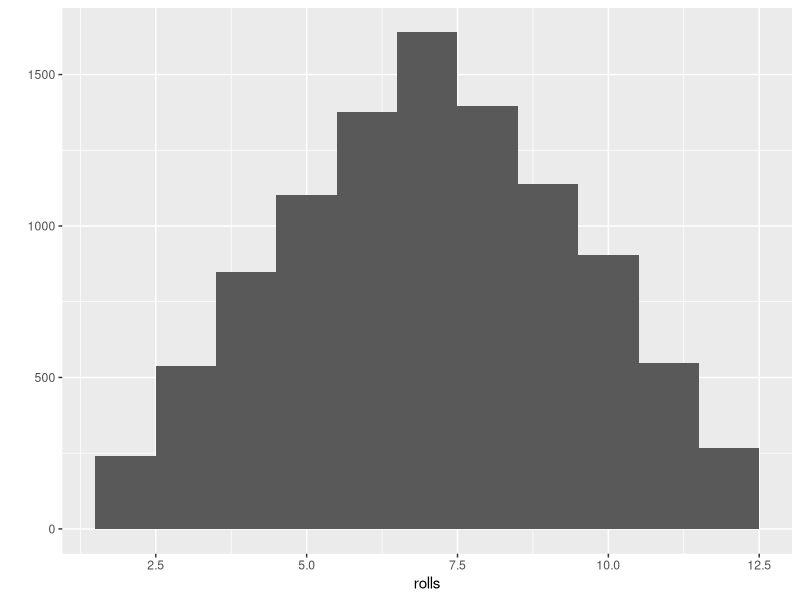
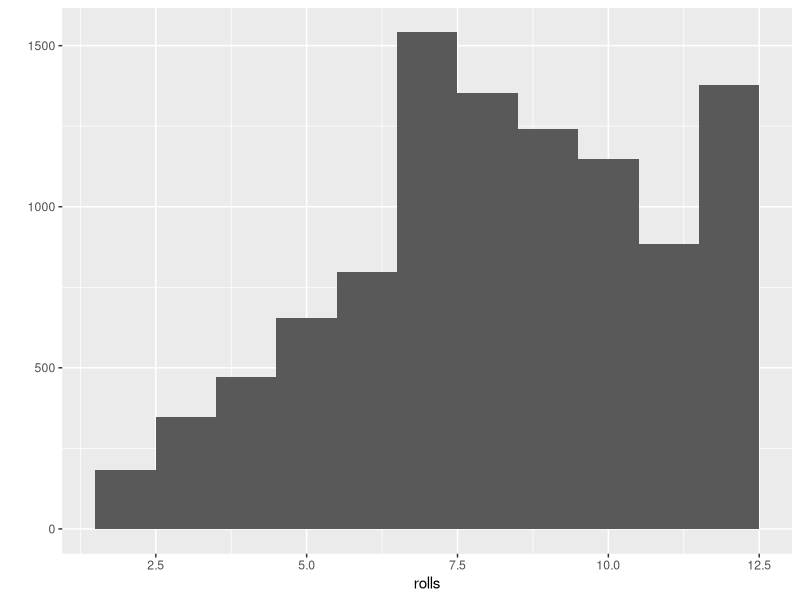

Here is the R script that generated these plots, in order:
## ---- chunk 1
roll <- function(){
  
  # create a die
  
  die <- 1:6
  
  # roll the dice by making use of sample. We roll two dice, therefore size has to be equal to 2
  # note that we need to set replace to TRUE because both dice should be able to show all possible
  # points
  
  dice <- sample(die, size = 2, replace = TRUE)
  
  # sum up the points of the two dice
  
  sum(dice)
  
}
## ---- chunk 2

rolls <- replicate(10000, roll())

# load library ggplot2. Note: you can load ggplot2 only if you have installed the package first:
# This can be done by typing install.packages(ggplot2) at the prompt of the R console or
# use the RStudio menues in the lower right panel.

library(ggplot2)

qplot(rolls, binwidth = 1)

## ---- chunk 3
roll_biased <- function(){
  
  # Construct die
  die <- 1:6
  
  # Roll biased or laded die by specifying the probabilities such that there is relatively
  # more mass on outcome 6.
  dice <- sample(die, size = 2, replace = TRUE, prob = c(1/8, 1/8, 1/8, 1/8, 1/8, 3/8))
  
  sum(dice)
}
## ---- chunk 4
rolls <- replicate(10000, roll_biased())

qplot(rolls, binwidth = 1)
## ---- chunk 5

# simulate 1000 oucomes with fair dice

rolls <- replicate(1000, roll())

# count the rolls where the outcome is 7.For these rolls you get 1.
# Since you pay 0.2 at each roll you spend your budget of 200
# over the course of the rolls. Your profit or loss computes as

sum(rolls == 7) - 200

## ---- chunk 6
sum(rolls == 7) - 100
